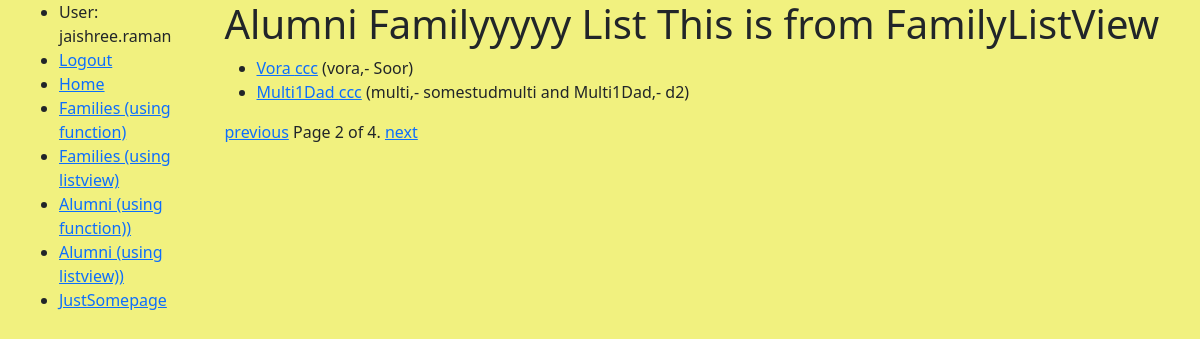
The page /jralumniarchive/familiesgc/?page=2 (signed in) on the database its author committed.
### jralumniarchive/models.py (models this page shows, shortened)
class AlumniFamily(models.Model):
    familyName = models.CharField(max_length=200, help_text='Enter Family Name')
    student = models.ManyToManyField(Student, help_text='Select a student for this family')
    class Meta:
        permissions = (("can_update", "Can Update Rcord"),)
    def get_absolute_url(self):
        return reverse('alumnifamily-detailgc', args=[str(self.id)])
    def display_student(self):
        return ' and  '.join(student.lnamefname for student in self.student.all()[:3])

class Student(models.Model):
    lastname = models.CharField(max_length=200, help_text='Enter Last Name')
    firstname = models.CharField(max_length=200, help_text='Enter First Name')
    nickname = models.CharField(max_length=200, help_text='Enter NickName')
    addr1 = models.CharField(max_length=200, help_text='Enter Addr Line 1')
    addr2 = models.CharField(max_length=200, help_text='Enter Addr Line 2')
    city = models.CharField(max_length=200, help_text='Enter Addr City')
    state = models.CharField(max_length=200, help_text='Enter Addr State')
    zip = models.CharField(max_length=10, help_text='Enter Addr Zip')
    birthdate = models.DateField
    phone1 = models.CharField(max_length=100, help_text='Enter Phone')
    emailaddr = models.EmailField(max_length=200, null=True)
    createdby = models.ForeignKey(settings.AUTH_USER_MODEL, on_delete=models.CASCADE,null=True)
    created_date = models.DateTimeField(default=timezone.now, blank=True, null=True)
    verified_date = models.DateTimeField(blank=True, null=True)
    @property
    def lnamefname(self):
        return "%s,- %s" % (self.lastname, self.firstname)

### jralumniarchive/views.py (the view)
# urls.py: path('familiesgc/', views.FamilyListView.as_view(), name='familiesgc'),
class FamilyListView(LoginRequiredMixin,ListView):
    model = AlumniFamily
    template_name = "viewshtmls/alumnifamily_list.html"
    paginate_by = 2
    redirect_field_name = 'redirect_to'
    def get_queryset(self):
        return AlumniFamily.objects.all()
    def get_context_data(self, **kwargs):
        context = super(FamilyListView, self).get_context_data(**kwargs)
        context['additional_data'] = 'This is from FamilyListView'
        return context

### jralumniarchive/templates/viewshtmls/alumnifamily_list.html (shortened to what this page needs)
{% extends 'viewshtmls/base.html' %}
{% block content %}
  <h1>Alumni Familyyyyy List {{additional_data}}</h1>
  {% if alumnifamily_list %}
  <ul>
    {% for AlumniFamily in alumnifamily_list %}
        {% if "FamilyListView" in additional_data %}
            <li>
                <a href="{{ AlumniFamily.get_absolute_url }}">{{ AlumniFamily.familyName }} ccc</a> ({{AlumniFamily.display_student}})
            </li>
        {% endif %}
    {% endfor %}
  </ul>
  {% else %}
    <p>There are no families in the table.</p>
  {% endif %}
{% endblock %}

### jralumniarchive/templates/viewshtmls/base.html (shortened to what this page needs)
<!DOCTYPE html>
<html lang="en">
<head>
  <link href="https://cdn.jsdelivr.net/npm/bootstrap@5.1.3/dist/css/bootstrap.min.css" rel="stylesheet">
  {% load static %}
  <link rel="stylesheet" href="{% static 'css/styles.css' %}">
</head>
<body >
  <div class="container-fluid">
    <div class="row">
      <div class="col-sm-2">
      {% block sidebar %}
        <ul class="sidebar-nav">
             {% if user.is_authenticated %}
                <li>User: {{ user.get_username }}</li>
                <li><a href="{% url 'logout' %}?next={{ request.path }}">Logout</a></li>
            {% else %}
                <li><a href="{% url 'login' %}?next={{ request.path }}">Login</a></li>
            {% endif %}
            <li><a href="{% url 'dashboard' %}">Home</a></li>
            <li><a href="{% url 'familiesf' %}">Families (using function) </a></li>
            <li><a href="{% url 'familiesgc' %}">Families (using listview) </a></li>
            <li><a href="{% url 'studentsf' %}">Alumni (using function))</a></li>
           <li><a href="{% url 'studentsgc' %}">Alumni (using listview))</a></li>
            <li><a href="{% url 'justsomepage' %}">JustSomepage</a></li>
        </ul>
     {% endblock %}
      </div>
      <div class="col-sm-10 ">{% block content %}{% endblock %}
          {% block pagination %}
    {% if is_paginated %}
        <div class="pagination">
            <span class="page-links">
                {% if page_obj.has_previous %}
                    <a href="{{ request.path }}?page={{ page_obj.previous_page_number }}">previous</a>
                {% endif %}
                <span class="page-current">
                    Page {{ page_obj.number }} of {{ page_obj.paginator.num_pages }}.
                </span>
                {% if page_obj.has_next %}
                    <a href="{{ request.path }}?page={{ page_obj.next_page_number }}">next</a>
                {% endif %}
            </span>
        </div>
    {% endif %}
  {% endblock %}
      </div>
    </div>
  </div>
</body>
</html>

### jralumniarchive/static/css/styles.css (style rules this page uses)
body { background-color: rgb(241, 241, 127); padding-left: 15px; }

### rows shown on the page
AlumniFamily: familyName "Vora", display_student "vora,- Soor"
AlumniFamily: familyName "Multi1Dad", display_student "multi,- somestudmulti and Multi1Dad,- d2"

### other values the page prints
{{ user.get_username }} "jaishree.raman"
{{ page_obj.number }} "2"
{{ page_obj.paginator.num_pages }} "4"
